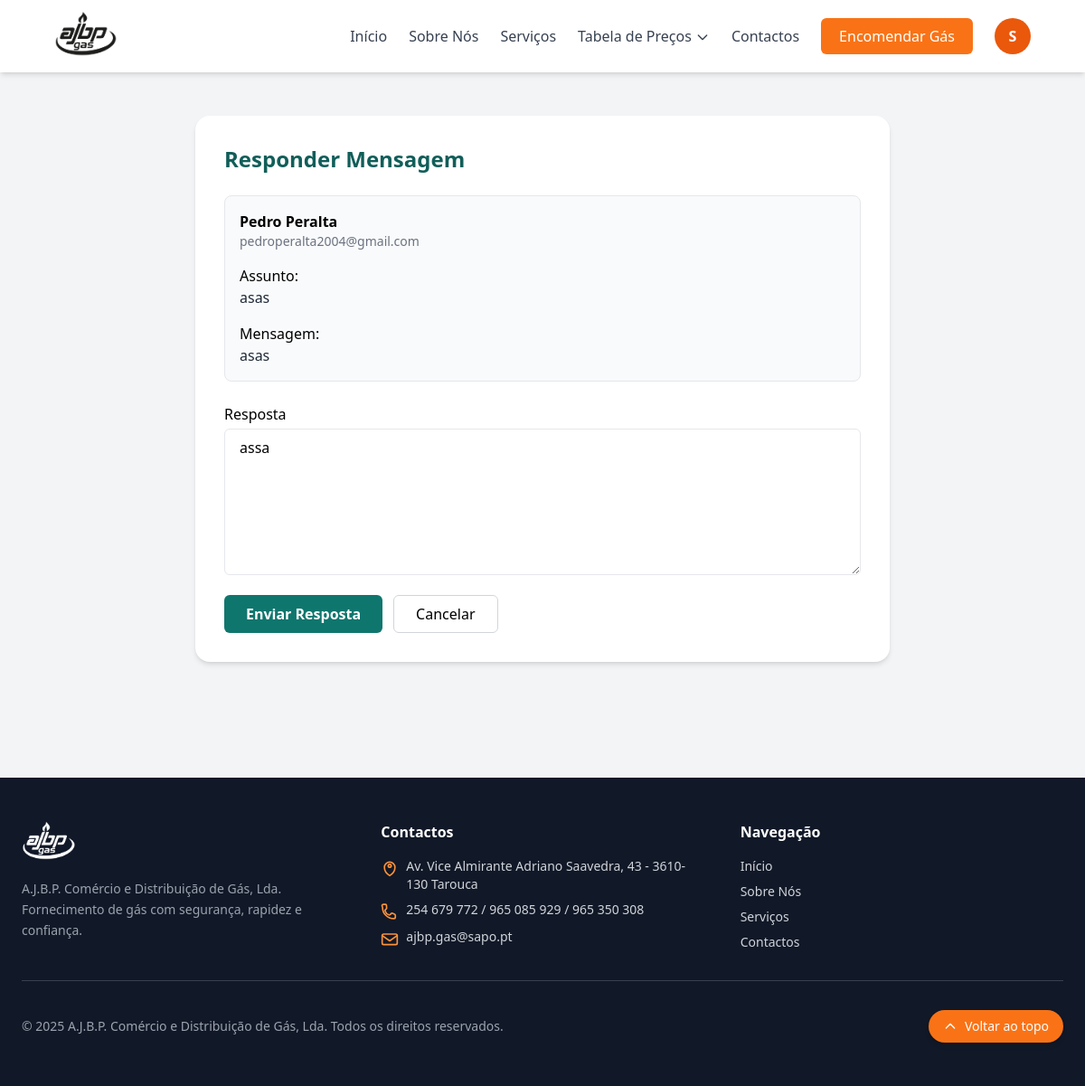
The app's page /admin_responder.php?id=6 (signed in) with its own data.
### tables this page shows
CREATE TABLE IF NOT EXISTS `mensagens` (
  `id` int NOT NULL AUTO_INCREMENT,
  `user_id` int NOT NULL,
  `assunto` varchar(100) NOT NULL,
  `mensagem` text NOT NULL,
  `resposta` text,
  `created_at` timestamp NULL DEFAULT CURRENT_TIMESTAMP,
  `responded_at` timestamp NULL DEFAULT NULL,
  PRIMARY KEY (`id`),
  KEY `user_id` (`user_id`),
  CONSTRAINT `mensagens_ibfk_1` FOREIGN KEY (`user_id`) REFERENCES `utilizadores` (`id`) ON DELETE CASCADE
);

CREATE TABLE IF NOT EXISTS `utilizadores` (
  `id` int NOT NULL AUTO_INCREMENT,
  `nome` varchar(120) NOT NULL,
  `email` varchar(160) NOT NULL,
  `telemovel` varchar(30) DEFAULT NULL,
  `password_hash` varchar(255) NOT NULL,
  `created_at` timestamp NULL DEFAULT CURRENT_TIMESTAMP,
  `role` enum('user','admin') NOT NULL DEFAULT 'user',
  PRIMARY KEY (`id`),
  UNIQUE KEY `email` (`email`)
);

### admin_responder.php (the view, shortened to what this page needs)
<?php
require 'includes/connection.php';
$id = (int)($_GET['id'] ?? 0);
$stmt = $pdo->prepare("
    SELECT m.*, u.nome, u.email
    FROM mensagens m
    JOIN utilizadores u ON u.id = m.user_id
    WHERE m.id = ?
");
$stmt->execute([$id]);
$mensagem = $stmt->fetch();
?>
<!DOCTYPE html>
<html lang="pt">
<head>
  <script src="https://cdn.tailwindcss.com"></script>
</head>
<body class="bg-gray-100 min-h-screen flex flex-col">
  <?php include 'includes/header.php'; ?>
  <main class="flex-1 w-full px-4 py-8 sm:py-12">
    <div class="max-w-3xl mx-auto">
      <div class="bg-white rounded-2xl shadow-md p-5 sm:p-8">
        <h1 class="text-xl sm:text-2xl font-bold text-teal-800 mb-6">
          Responder Mensagem
        </h1>
        <div class="mb-6 border rounded-lg p-4 bg-gray-50">
          <p class="font-semibold break-words"><?= htmlspecialchars($mensagem['nome']) ?></p>
          <p class="text-sm text-gray-500 break-words"><?= htmlspecialchars($mensagem['email']) ?></p>
          <div class="mt-4">
            <p class="font-medium">Assunto:</p>
            <p class="text-gray-800 break-words"><?= htmlspecialchars($mensagem['assunto']) ?></p>
          </div>
          <div class="mt-4">
            <p class="font-medium">Mensagem:</p>
            <div class="text-gray-800 whitespace-pre-wrap break-words"><?= htmlspecialchars($mensagem['mensagem']) ?></div>
          </div>
        </div>
        <form method="POST" class="space-y-4">
          <div>
            <label class="block font-medium mb-1">Resposta</label>
            <textarea name="resposta" rows="6" class="w-full border rounded-md px-4 py-2 focus:ring-2 focus:ring-teal-600" required><?= htmlspecialchars($mensagem['resposta'] ?? '') ?></textarea>
          </div>
          <div class="flex flex-col sm:flex-row gap-3">
            <button type="submit" class="bg-teal-700 hover:bg-teal-800 text-white px-6 py-2 rounded-md font-semibold w-full sm:w-auto">
              Enviar Resposta
            </button>
            <a href="admin.php" class="px-6 py-2 rounded-md border border-gray-300 hover:bg-gray-50 text-center w-full sm:w-auto">
              Cancelar
            </a>
          </div>
        </form>
      </div>
    </div>
  </main>
  <?php include 'includes/footer.php'; ?>
</body>
</html>

### records on screen
mensagens: user.nome "Pedro Peralta", user.email "pedroperalta2004@gmail.com", assunto "asas", mensagem "asas", resposta "assa"

### other values on screen
$iniciais "S"
